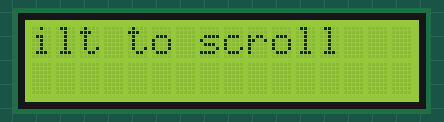
This sketch was run on a simulated Arduino Uno, built with avr-gcc and run on an emulated ATmega328P. On the bench: 16×2 character LCD.

Above: at 0.16 s.
At 5.07 s:
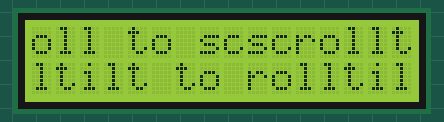
At 9.98 s:
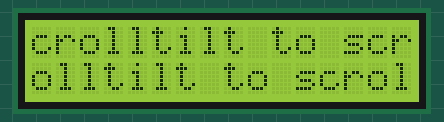
At 19.96 s:
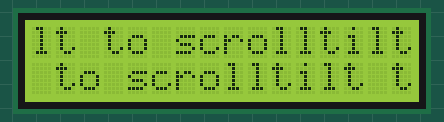
At 29.78 s:
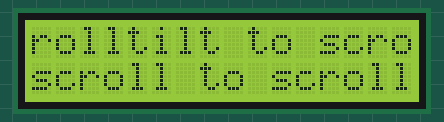
At 39.77 s:
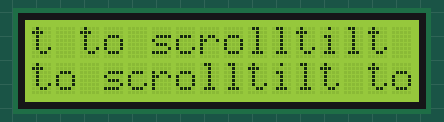

The sketch:

scrolltext.ino
```cpp
/*
Scroll
* this sketch scrolls text left when tilted
* text scrolls right when not tilted.
*/
#include <LiquidCrystal_I2C.h>
// initialize the library with the numbers of the interface pins
LiquidCrystal_I2C lcd(0x27, 16, 2);
//const int numRows = 2;
//const int numCols = 16;
//const int tiltPin = 7; // pin connected to tilt sensor
const char textString[] = "tilt to scroll";
//const int textLen = sizeof(textString) -1; // the number of characters
//boolean isTilted = false;
void setup()
{
lcd.init();
lcd.backlight();
lcd.clear();
// set up the LCD's number of columns and rows:
//lcd.begin(numCols, numRows);
//digitalWrite(tiltPin, HIGH); // turn on pull-ups for the tilt sensor
//lcd.print(textString);
}
void loop()
{
//if(digitalRead(tiltPin) == LOW && isTilted == false )
//{
//// here if tilted left so scroll text left
//isTilted = true;
//for (int position = 0; position < textLen; position++)
{
lcd.print(textString);
lcd.scrollDisplayLeft();
delay(150);
}
}
//if(digitalRead(tiltPin) == HIGH && isTilted == true )
//{
//// here if previously tilted but now flat, so scroll text right
//isTilted = false;
//for (int position = 0; position < textLen; position++)
//{
//lcd.scrollDisplayRight();
//delay(150);
//}
//}
//}
```
